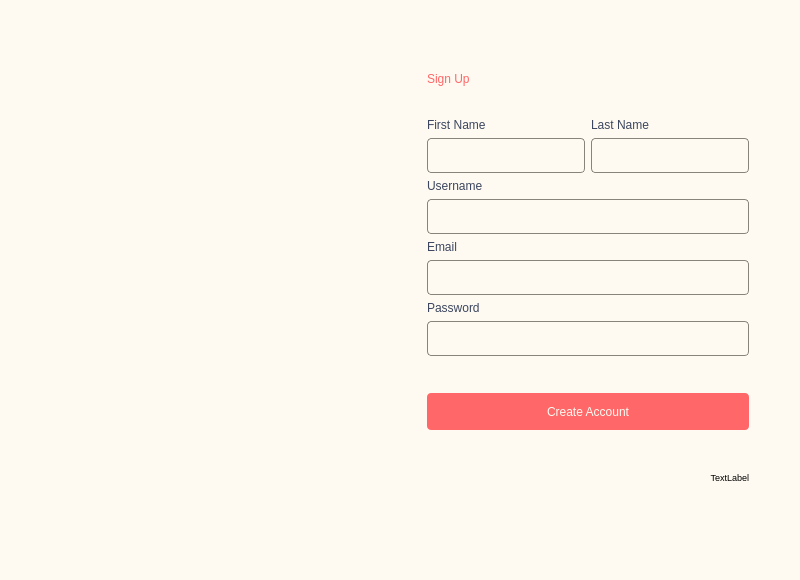
<?xml version="1.0" encoding="UTF-8"?>
<ui version="4.0">
 <class>signup_page</class>
 <widget class="QDialog" name="signup_page">
  <property name="geometry">
   <rect>
    <x>0</x>
    <y>0</y>
    <width>800</width>
    <height>580</height>
   </rect>
  </property>
  <property name="sizePolicy">
   <sizepolicy hsizetype="MinimumExpanding" vsizetype="MinimumExpanding">
    <horstretch>0</horstretch>
    <verstretch>0</verstretch>
   </sizepolicy>
  </property>
  <property name="minimumSize">
   <size>
    <width>800</width>
    <height>580</height>
   </size>
  </property>
  <property name="windowTitle">
   <string>Signup to sirani</string>
  </property>
  <property name="windowIcon">
   <iconset resource="resource.qrc">
    <normaloff>:/IMG/sirani-03-03.png</normaloff>:/IMG/sirani-03-03.png</iconset>
  </property>
  <property name="styleSheet">
   <string notr="true">#signup_page{
background-image: url(:/IMG/signup-02.png);
background-repeat: repeat-y;
background-color: #FEFAF1;
}
</string>
  </property>
  <layout class="QHBoxLayout" name="horizontalLayout">
   <item>
    <widget class="QFrame" name="frame_2">
     <property name="styleSheet">
      <string notr="true">background: transparent;
</string>
     </property>
     <property name="frameShape">
      <enum>QFrame::StyledPanel</enum>
     </property>
     <property name="frameShadow">
      <enum>QFrame::Raised</enum>
     </property>
     <layout class="QHBoxLayout" name="horizontalLayout_2">
      <item>
       <spacer name="horizontalSpacer">
        <property name="orientation">
         <enum>Qt::Horizontal</enum>
        </property>
        <property name="sizeHint" stdset="0">
         <size>
          <width>335</width>
          <height>20</height>
         </size>
        </property>
       </spacer>
      </item>
      <item>
       <spacer name="verticalSpacer">
        <property name="orientation">
         <enum>Qt::Vertical</enum>
        </property>
        <property name="sizeHint" stdset="0">
         <size>
          <width>60</width>
          <height>40</height>
         </size>
        </property>
       </spacer>
      </item>
     </layout>
    </widget>
   </item>
   <item>
    <widget class="QFrame" name="frame">
     <property name="styleSheet">
      <string notr="true">background: transparent;
</string>
     </property>
     <property name="frameShape">
      <enum>QFrame::StyledPanel</enum>
     </property>
     <property name="frameShadow">
      <enum>QFrame::Raised</enum>
     </property>
     <layout class="QFormLayout" name="formLayout">
      <item row="0" column="0" colspan="2">
       <spacer name="horizontalSpacer_2">
        <property name="orientation">
         <enum>Qt::Horizontal</enum>
        </property>
        <property name="sizeHint" stdset="0">
         <size>
          <width>40</width>
          <height>45</height>
         </size>
        </property>
       </spacer>
      </item>
      <item row="1" column="0" colspan="2">
       <widget class="QLabel" name="SignUpTitle">
        <property name="maximumSize">
         <size>
          <width>16777215</width>
          <height>45</height>
         </size>
        </property>
        <property name="styleSheet">
         <string notr="true">font: 600 25pt &quot;FONTSPRING DEMO - Pontiac Black&quot;;
color: #FF6768;
background: transparent ;
</string>
        </property>
        <property name="text">
         <string>Sign Up</string>
        </property>
       </widget>
      </item>
      <item row="2" column="0" colspan="2">
       <spacer name="horizontalSpacer_3">
        <property name="orientation">
         <enum>Qt::Horizontal</enum>
        </property>
        <property name="sizeHint" stdset="0">
         <size>
          <width>40</width>
          <height>20</height>
         </size>
        </property>
       </spacer>
      </item>
      <item row="3" column="0">
       <widget class="QLabel" name="FName">
        <property name="styleSheet">
         <string notr="true">font: 12pt &quot;Foco&quot;;
color: #3C465F;</string>
        </property>
        <property name="text">
         <string>First Name</string>
        </property>
       </widget>
      </item>
      <item row="3" column="1">
       <widget class="QLabel" name="LName">
        <property name="styleSheet">
         <string notr="true">font: 12pt &quot;Foco&quot;;
color: #3C465F;</string>
        </property>
        <property name="text">
         <string>Last Name</string>
        </property>
       </widget>
      </item>
      <item row="4" column="0">
       <widget class="QLineEdit" name="lineEdit_firstname">
        <property name="minimumSize">
         <size>
          <width>158</width>
          <height>35</height>
         </size>
        </property>
        <property name="styleSheet">
         <string notr="true">border-width: 1px;
     border-style: solid;
     border-color: #898479;
border-radius: 4px;</string>
        </property>
       </widget>
      </item>
      <item row="4" column="1">
       <widget class="QLineEdit" name="lineEdit_lastname">
        <property name="minimumSize">
         <size>
          <width>158</width>
          <height>35</height>
         </size>
        </property>
        <property name="styleSheet">
         <string notr="true">border-width: 1px;
     border-style: solid;
     border-color: #898479;
border-radius: 4px;</string>
        </property>
       </widget>
      </item>
      <item row="5" column="0" colspan="2">
       <widget class="QLabel" name="UName">
        <property name="styleSheet">
         <string notr="true">font: 12pt &quot;Foco&quot;;
color: #3C465F;</string>
        </property>
        <property name="text">
         <string>Username</string>
        </property>
       </widget>
      </item>
      <item row="6" column="0" colspan="2">
       <widget class="QLineEdit" name="lineEdit_username">
        <property name="minimumSize">
         <size>
          <width>0</width>
          <height>35</height>
         </size>
        </property>
        <property name="styleSheet">
         <string notr="true">border-width: 1px;
     border-style: solid;
     border-color: #898479;
border-radius: 4px;</string>
        </property>
       </widget>
      </item>
      <item row="7" column="0" colspan="2">
       <widget class="QLabel" name="Email">
        <property name="styleSheet">
         <string notr="true">font: 12pt &quot;Foco&quot;;
color: #3C465F;</string>
        </property>
        <property name="text">
         <string>Email</string>
        </property>
       </widget>
      </item>
      <item row="8" column="0" colspan="2">
       <widget class="QLineEdit" name="lineEdit_email">
        <property name="minimumSize">
         <size>
          <width>0</width>
          <height>35</height>
         </size>
        </property>
        <property name="styleSheet">
         <string notr="true">border-width: 1px;
     border-style: solid;
     border-color: #898479;
border-radius: 4px;</string>
        </property>
       </widget>
      </item>
      <item row="9" column="0" colspan="2">
       <widget class="QLabel" name="PW">
        <property name="styleSheet">
         <string notr="true">font: 12pt &quot;Foco&quot;;
color: #3C465F;</string>
        </property>
        <property name="text">
         <string>Password</string>
        </property>
       </widget>
      </item>
      <item row="10" column="0" colspan="2">
       <widget class="QLineEdit" name="lineEdit_password">
        <property name="minimumSize">
         <size>
          <width>0</width>
          <height>35</height>
         </size>
        </property>
        <property name="styleSheet">
         <string notr="true">border-width: 1px;
     border-style: solid;
     border-color: #898479;
border-radius: 4px;</string>
        </property>
        <property name="echoMode">
         <enum>QLineEdit::PasswordEchoOnEdit</enum>
        </property>
       </widget>
      </item>
      <item row="11" column="0" colspan="2">
       <spacer name="horizontalSpacer_4">
        <property name="orientation">
         <enum>Qt::Horizontal</enum>
        </property>
        <property name="sizeHint" stdset="0">
         <size>
          <width>40</width>
          <height>25</height>
         </size>
        </property>
       </spacer>
      </item>
      <item row="12" column="0" colspan="2">
       <widget class="QPushButton" name="button_signup">
        <property name="minimumSize">
         <size>
          <width>0</width>
          <height>37</height>
         </size>
        </property>
        <property name="styleSheet">
         <string notr="true">#button_signup{background-color: #FF6768;
font: 12pt &quot;Foco&quot;;
color: #FEFAF1;
border-radius:4px}
#button_signup:hover{background-color: #FFB391;
color: #FEFAF1;}</string>
        </property>
        <property name="text">
         <string>Create Account</string>
        </property>
       </widget>
      </item>
      <item row="13" column="0" colspan="2">
       <spacer name="horizontalSpacer_5">
        <property name="orientation">
         <enum>Qt::Horizontal</enum>
        </property>
        <property name="sizeHint" stdset="0">
         <size>
          <width>40</width>
          <height>30</height>
         </size>
        </property>
       </spacer>
      </item>
      <item row="14" column="0" colspan="2">
       <widget class="QLabel" name="DBConnStatus">
        <property name="font">
         <font>
          <pointsize>7</pointsize>
         </font>
        </property>
        <property name="text">
         <string>TextLabel</string>
        </property>
        <property name="alignment">
         <set>Qt::AlignRight|Qt::AlignTrailing|Qt::AlignVCenter</set>
        </property>
       </widget>
      </item>
     </layout>
    </widget>
   </item>
   <item>
    <spacer name="verticalSpacer_2">
     <property name="orientation">
      <enum>Qt::Vertical</enum>
     </property>
     <property name="sizeHint" stdset="0">
      <size>
       <width>30</width>
       <height>40</height>
      </size>
     </property>
    </spacer>
   </item>
  </layout>
 </widget>
 <resources>
  <include location="resource.qrc"/>
 </resources>
 <connections/>
</ui>
